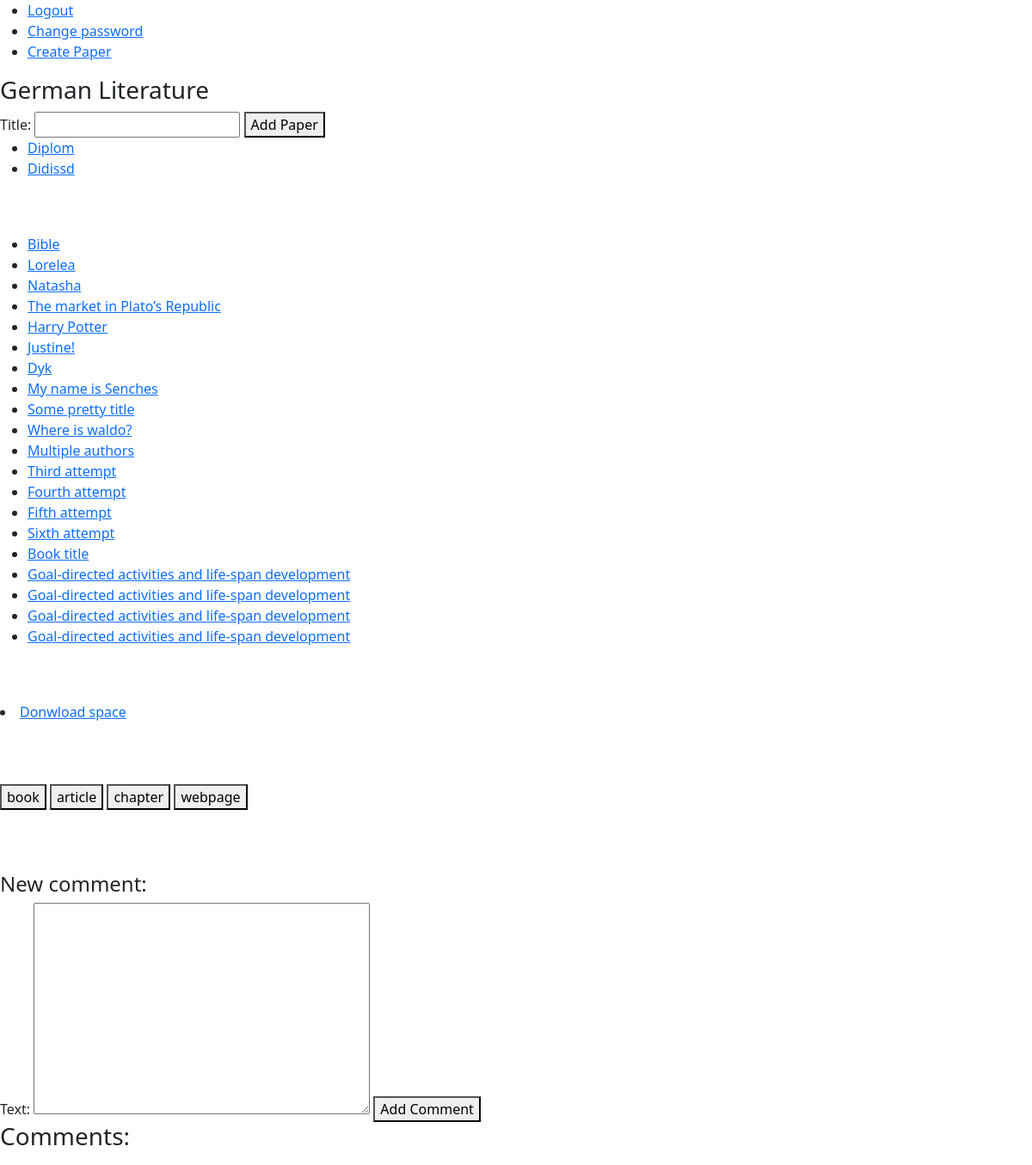
The page /work_space/1 (signed in) on the database as committed earlier.
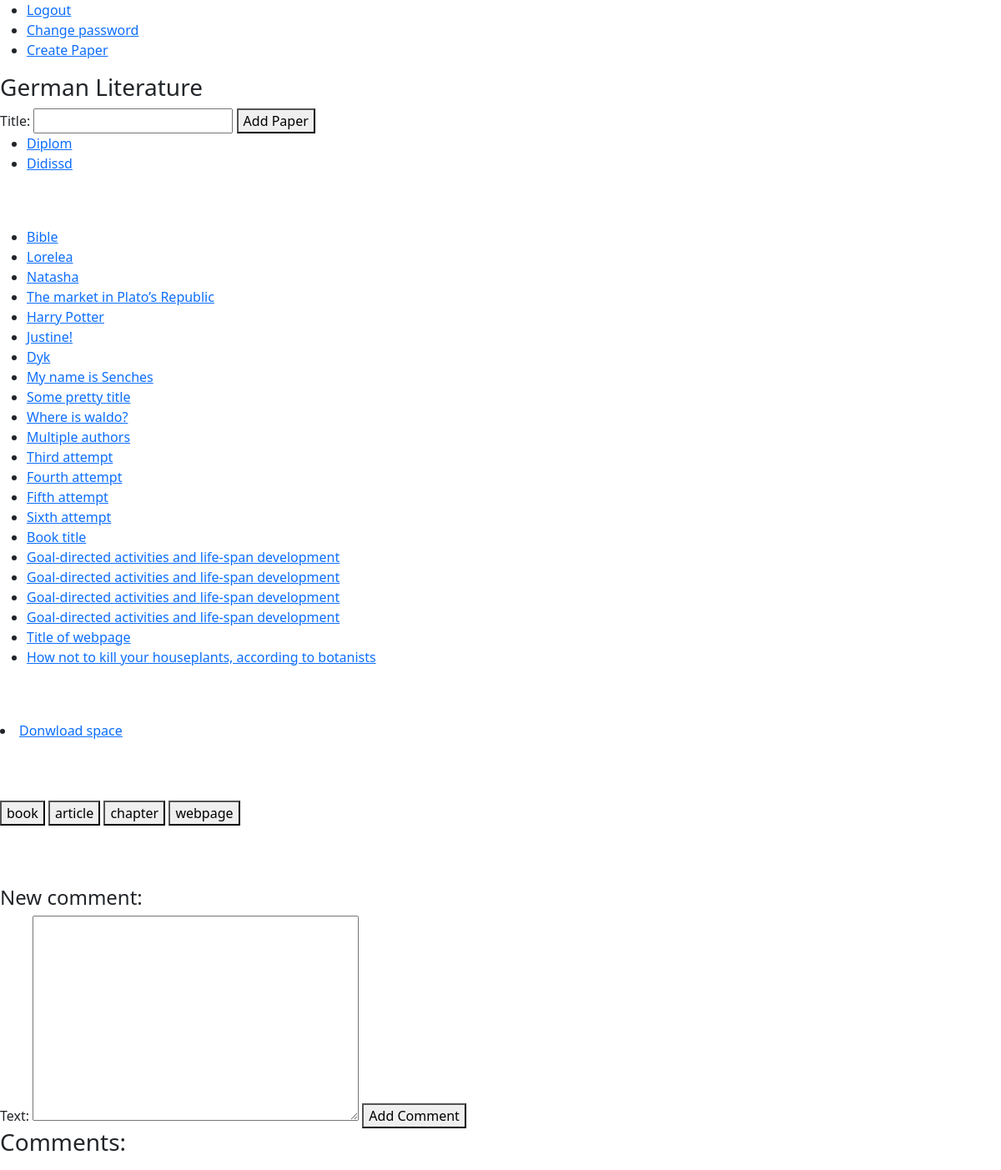
The same page on the database as committed later.
### paper_work/models.py (models this page shows, shortened)
class Paper(models.Model):
    work_space = models.ForeignKey(WorkSpace, on_delete=models.CASCADE, related_name="papers")
    user = models.ForeignKey(User, on_delete=models.CASCADE)
    title = models.CharField(max_length=50, unique=True)
    is_archived = models.BooleanField(default=False)
    is_finished = models.BooleanField(default=False)
    is_published = models.BooleanField(default=False)
    def __str__(self):
        return self.title

### bookshelf/models.py (models this page shows, shortened)
class Source(models.Model):
    real_type = models.ForeignKey(ContentType, editable=False, on_delete=models.CASCADE)
    work_space = models.ForeignKey(WorkSpace, on_delete=models.CASCADE, related_name="sources")
    user = models.ForeignKey(User, on_delete=models.CASCADE, related_name="sources")
    title = models.CharField(max_length=100)
    author = models.CharField(max_length=70, blank=True)
    year = models.CharField(max_length=5, blank=True)
    file = models.FileField(upload_to=saving_path, blank=True)
    link = models.CharField(max_length=40, blank=True)
    def __str__(self):
        return self.title

### work_space/views.py (the view)
# urls.py: path("", include("work_space.urls")),
@login_required(redirect_field_name=None)
def work_space(request, space_id):
    space = check_work_space(space_id, request.user)
    return render(request, "work_space/work_space.html", {"space": space,
                                                          "papers": space.papers.all(),
                                                          "books": space.sources.all(),
                                                          "form": NewPaperForm(),
                                                          "book_form": BookForm(),
                                                          "article_form": ArticleForm(),
                                                          "chapter_form": ChapterForm(),
                                                          "webpage_form": WebpageForm(),
                                                          "comment_form": NewCommentForm(),
                                                          "comments": space.comments.all()
                                                          })

### paper_work/forms.py (shortened to what this page needs)
class NewPaperForm(forms.Form):
    title = forms.CharField(max_length=50)

### bookshelf/forms.py
class BookForm(CommonFields):
    source_type = forms.CharField(initial="book", widget=forms.HiddenInput())
    title = forms.CharField()
    publishing_house = forms.CharField(widget=forms.TextInput(attrs={"class": FieldClass.book_class}))
    year = forms.CharField(widget=forms.TextInput(attrs={"class": FieldClass.book_class}))

### utils/verification.py (called while the page is built)
def check_work_space(space_id, user):
    try:
        space = WorkSpace.objects.get(pk=space_id)
    except ObjectDoesNotExist:
        raise Http404
    else:
        if space.owner != user and user not in space.guests.all():
            raise PermissionDenied
    return space

### work_space/models.py (called while the page is built)
    def __str__(self):
        return self.title

### work_space/templates/work_space/work_space.html (shortened to what this page needs)
{% extends "layout.html" %}
{% load static %}
{% block body %}
    <h3>{{ space }}</h3>
    <form action="{% url 'paper_work:create_paper' space.pk %}" method="post">
        {{ form }}
        <button id="change_password_button" type="submit">Add Paper</button>
    </form>
    <ul>
        {% for paper in papers %}
        <li>
            <a href="{% url 'paper_work:paper_space' paper.pk %}">{{ paper }}</a>
        </li>
        {% endfor %}
    </ul><br><br>
    <ul>
        {% for book in books %}
        <li>
           <a href="{% url 'bookshelf:source_space' book.pk %}">{{ book }}</a>
        </li>
        {% endfor %}
    </ul><br><br>
    <li>
        <a href="{% url 'work_space:download_space' space.pk %}">Donwload space</a>
    </li><br><br><br>
    <button class="show_form_button" id="book" type="button">book</button>
    <button class="show_form_button" id="article" type="button">article</button>
    <button class="show_form_button" id="chapter" type="button">chapter</button>
    <button class="show_form_button" id="webpage" type="button">webpage</button>
    <br><br><br><br>
    <h4>New comment:</h4>
    <form action="{% url 'work_space:leave_comment' space.pk %}" method="post">
        {{ comment_form }}
        <button type="submit">Add Comment</button>
    </form>
    <h3>Comments:</h3>
{% endblock %}

Rows that differ between the two databases and show on the page:
added Source: title "Title of webpage"
added Source: title "How not to kill your houseplants, according to botanists"
